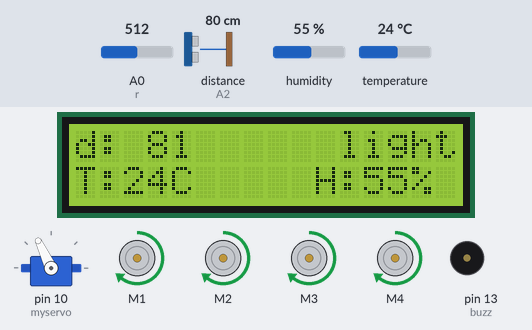
Simulated run of this sketch. Board: Arduino Uno, built with avr-gcc and run on an emulated ATmega328P. On the bench: 16×2 character LCD, servo, 4 × DC motor (green arrow = forward, orange = backward, longer = faster), buzzer (waves = sounding, pin HIGH). Inputs (shaded band) come from the test bench; at power-on: distance to the obstacle (sensor on A2) 80 cm, temperature 24 °C, A0 (r) = 512, humidity 55 %. The echo pulse lasts 58.3 µs per cm; what the sketch prints to the serial monitor is not drawn.

Above: at 4.0 s.
4.1 s: distance to the obstacle (sensor on A2) set to 55 cm
At 6.5 s:
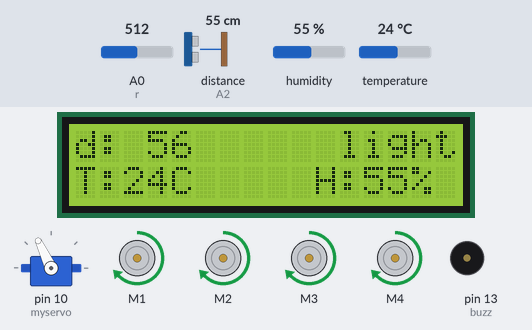
6.9 s: distance to the obstacle (sensor on A2) set to 44 cm
At 9.4 s:
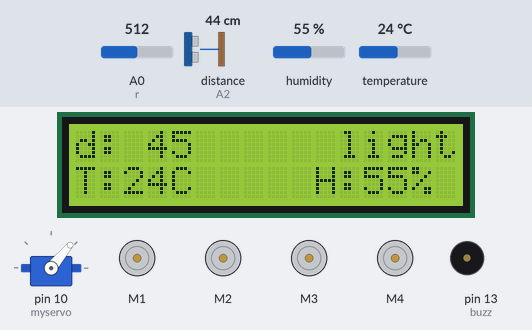
10.2 s: temperature set to 2 °C
At 13.5 s:
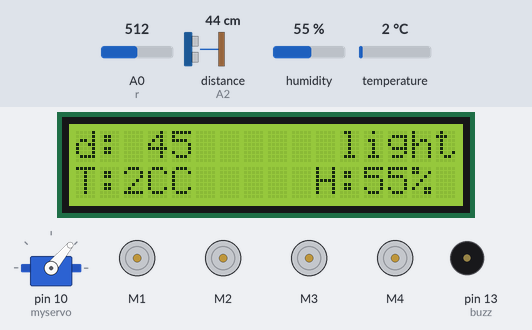
13.9 s: A0 (r) set to 598
17.6 s: A0 (r) set to 620
At 20.27 s:
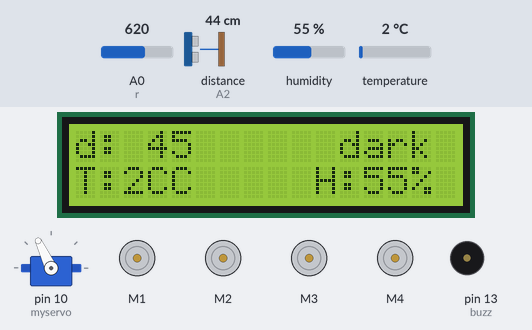
21.3 s: distance to the obstacle (sensor on A2) set to 2 cm
At 28.1 s:
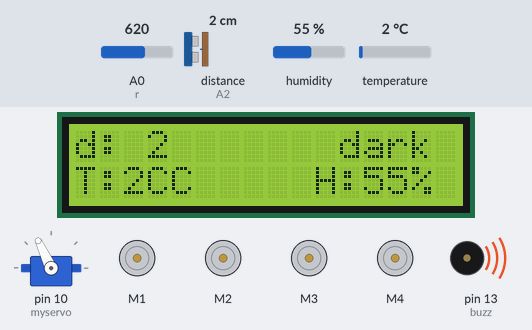
Timing chart, 0 to 28.5 s (numbered marks = the images above; inputs shaded):
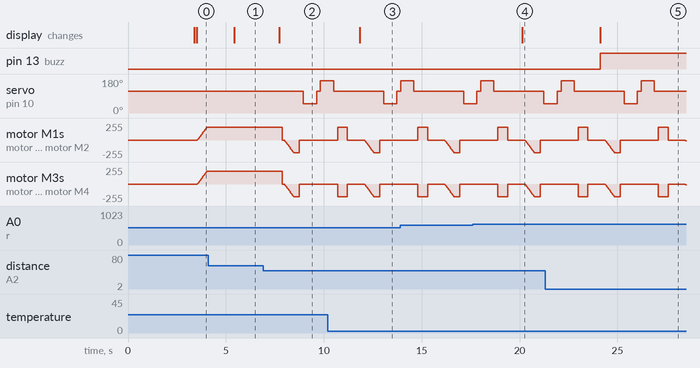

Measured:
- the behaviour switches between 50 and 49 cm on distance to the obstacle (sensor on A2) (found by bisection; images 1 and 2)
- the behaviour switches between 613 and 614 on A0 (r) (found by bisection; images 3 and 4)
- after the input at 4.1 s, the display: changes after 1.3 s (image 1)
- after the input at 6.9 s, servo on pin 10 (myservo): 115° → 50° after 2.1 s, → 115° 0.67 s later, → 170° 0.20 s later; the display: changes after 0.83 s (image 2)
- after the input at 10.2 s, the display: changes after 1.6 s (image 3)
- after the input at 17.6 s, the display: changes after 2.5 s (image 4)
- after the input at 21.3 s, pin 13 (buzz): LOW → HIGH after 2.8 s; the display: changes after 2.8 s (image 5)

The sketch:

arduino_code_for_car.ino
```cpp
//Discovery Robot Car
//Project by:
// "BYTE BUSTERS" :
//    -Ebrahim abdalla abdelghany
//    -mohamed erfan
//    -Waleed 3adel
//    -Nema Ahmed Abdelfatah
//    -Nada mahmoud hedaya


#include <AFMotor.h>
#include <NewPing.h>
#include <Servo.h>
Servo myServo;
#include <Wire.h>
#include <LiquidCrystal_I2C.h>
#include <DHT11.h>

LiquidCrystal_I2C lcd(0x27, 16, 2);
#define TRIG_PIN A3
#define ECHO_PIN A2
#define MAX_DISTANCE 200
#define MAX_SPEED 190 // sets speed of DC  motors
#define MAX_SPEED_OFFSET 20
#define buzz 13
#define r A0
float value =0;
DHT11 dht11(2);

AF_DCMotor motor1(1, MOTOR12_1KHZ);
AF_DCMotor motor2(2, MOTOR12_1KHZ);
AF_DCMotor motor3(3, MOTOR34_1KHZ);
AF_DCMotor motor4(4, MOTOR34_1KHZ);


boolean goesForward=false;
unsigned long distance = 100;
unsigned long speedSet = 0;
Servo myservo;
NewPing sonar(TRIG_PIN, ECHO_PIN, MAX_DISTANCE);
void setup() {


// setup Buzzer
pinMode(buzz,OUTPUT);


 // lcd setup


  Serial.begin(9600);
  lcd.init();
  lcd.init();
  lcd.backlight();
  lcd.print("Hello, world!");
  lcd.clear();
  myservo.attach(10);
  myservo.write(115);
  delay(2000);
  distance = readPing();
  delay(100);
  distance = readPing();
  delay(100);
  distance = readPing();
  delay(100);
  distance = readPing();
  delay(100);
}

void loop() {


  //Temperature and Humidity

    int temperature = 0;
    int humidity = 0;
    int result = dht11.readTemperatureHumidity(temperature, humidity);
    if (result == 0) {
        Serial.print("Temperature: ");
        Serial.print(temperature);
        Serial.print(" °C\tHumidity: ");
        Serial.print(humidity);
        Serial.println(" %");


        lcd.setCursor(0,1);
        lcd.print("T: ");
        lcd.setCursor(2,1);
        lcd.print(temperature);
        lcd.print("C");
        lcd.setCursor(10,1);
        lcd.println("H:");
        lcd.setCursor(12,1);
        lcd.print(humidity);
        lcd.setCursor(14,1);
        lcd.println("%");
    } else {
        // Print error message based on the error code.
        Serial.println(DHT11::getErrorString(result));
    }

        //distance
          lcd.setCursor(0,0);
        lcd.println("d:");
         lcd.setCursor(3,0);
        lcd.println(distance);


    //Buzzer

    if(distance<=10)
    {
      digitalWrite(buzz,HIGH);
    }
    else
      digitalWrite(buzz,LOW);


    //ldr
    value=analogRead(r);
    value=(value/1023)*5;
    Serial.println(value);
    delay(100);


    if(value>3)
    {
      lcd.setCursor(11,0);
      lcd.print("dark ");
    }
    else
      lcd.setCursor(11,0);
      lcd.print("light");


 int distanceR = 0;
 int distanceL =  0;
 delay(40);

 if(distance<=50)
 {
  moveStop();
  delay(100);
  moveBackward();
  delay(300);
  moveStop();
  delay(200);
  distanceR = lookRight();
  delay(200);
  distanceL = lookLeft();
  delay(200);

  if(distanceR>=distanceL)
  {
    turnRight();
    moveStop();
  }else
  {
    turnLeft();
    moveStop();
  }
 }else
 {
  moveForward();
 }
 distance = readPing();
}

int lookRight()
{
    myservo.write(50);
    delay(500);
    int distance = readPing();
    delay(100);
    myservo.write(115);
    return distance;
}

int lookLeft()
{
    myservo.write(170);
    delay(500);
    int distance = readPing();
    delay(100);
    myservo.write(115);
    return distance;
    delay(100);
}

int readPing() {
  delay(70);
  int cm = sonar.ping_cm();
  if(cm==0)
  {
    cm = 250;
  }
  return cm;
}

void moveStop() {
  motor1.run(RELEASE);
  motor2.run(RELEASE);
  motor3.run(RELEASE);
  motor4.run(RELEASE);
  }

void moveForward() {

 if(!goesForward)
  {
    goesForward=true;
    motor1.run(FORWARD);
    motor2.run(FORWARD);
    motor3.run(FORWARD);
    motor4.run(FORWARD);
   for (speedSet = 0; speedSet < MAX_SPEED; speedSet +=2) // slowly bring the speed up to avoid loading down the batteries too quickly
   {
    motor1.setSpeed(speedSet);
    motor2.setSpeed(speedSet);
    motor3.setSpeed(speedSet);
    motor4.setSpeed(speedSet);
    delay(5);
   }
  }
}

void moveBackward() {
    goesForward=false;
    motor1.run(BACKWARD);
    motor2.run(BACKWARD);
    motor3.run(BACKWARD);
    motor4.run(BACKWARD);
  for (speedSet = 0; speedSet < MAX_SPEED; speedSet +=2) // slowly bring the speed up to avoid loading down the batteries too quickly
  {
    motor1.setSpeed(speedSet);
    motor2.setSpeed(speedSet);
    motor3.setSpeed(speedSet);
    motor4.setSpeed(speedSet);
    delay(5);
  }
}

void turnRight() {
  motor1.run(FORWARD);
  motor2.run(FORWARD);
  motor3.run(BACKWARD);
  motor4.run(BACKWARD);
  delay(500);
  motor1.run(FORWARD);
  motor2.run(FORWARD);
  motor3.run(FORWARD);
  motor4.run(FORWARD);
}

void turnLeft() {
  motor1.run(BACKWARD);
  motor2.run(BACKWARD);
  motor3.run(FORWARD);
  motor4.run(FORWARD);
  delay(500);
  motor1.run(FORWARD);
  motor2.run(FORWARD);
  motor3.run(FORWARD);
  motor4.run(FORWARD);
}
```
